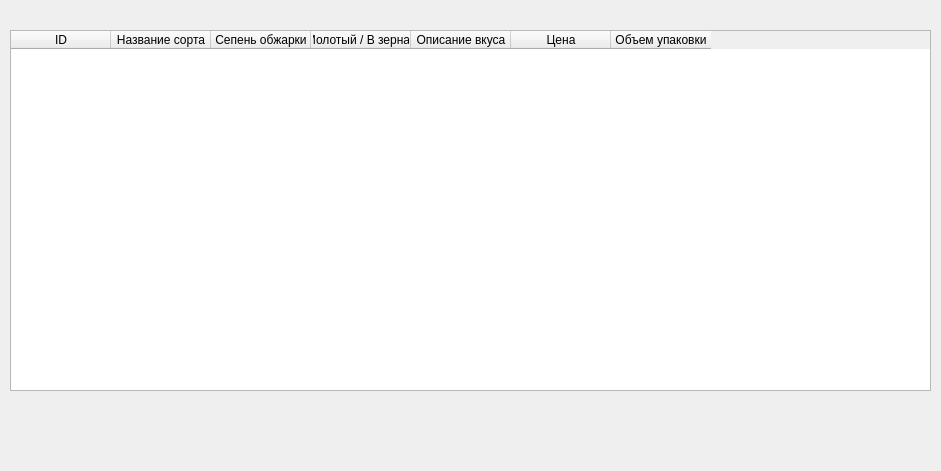
<?xml version="1.0" encoding="UTF-8"?>
<ui version="4.0">
 <class>Form</class>
 <widget class="QWidget" name="Form">
  <property name="geometry">
   <rect>
    <x>0</x>
    <y>0</y>
    <width>941</width>
    <height>471</height>
   </rect>
  </property>
  <property name="windowTitle">
   <string>Form</string>
  </property>
  <widget class="QTableWidget" name="tableWidget">
   <property name="geometry">
    <rect>
     <x>10</x>
     <y>30</y>
     <width>921</width>
     <height>361</height>
    </rect>
   </property>
   <column>
    <property name="text">
     <string>ID</string>
    </property>
   </column>
   <column>
    <property name="text">
     <string>Название сорта</string>
    </property>
   </column>
   <column>
    <property name="text">
     <string>Сепень обжарки</string>
    </property>
   </column>
   <column>
    <property name="text">
     <string>Молотый / В зернах</string>
    </property>
   </column>
   <column>
    <property name="text">
     <string>Описание вкуса</string>
    </property>
   </column>
   <column>
    <property name="text">
     <string>Цена</string>
    </property>
   </column>
   <column>
    <property name="text">
     <string>Объем упаковки</string>
    </property>
   </column>
  </widget>
 </widget>
 <resources/>
 <connections/>
</ui>
